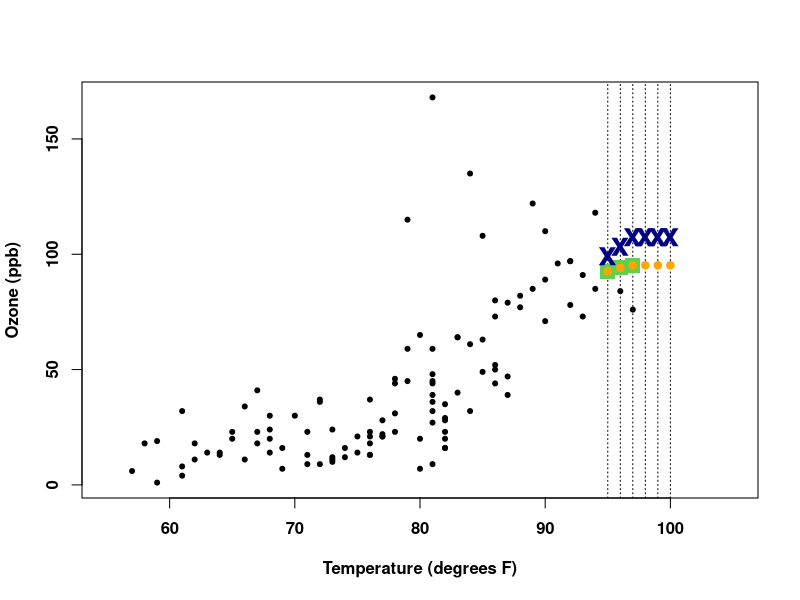
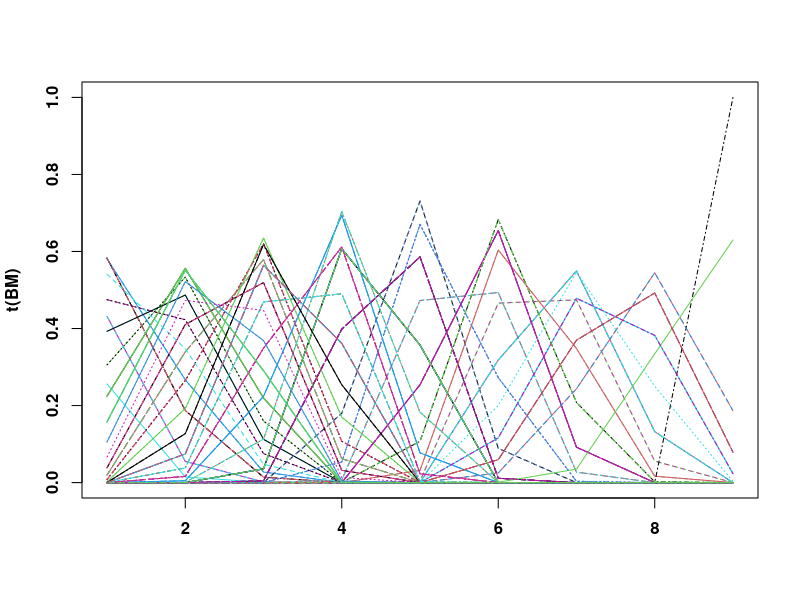
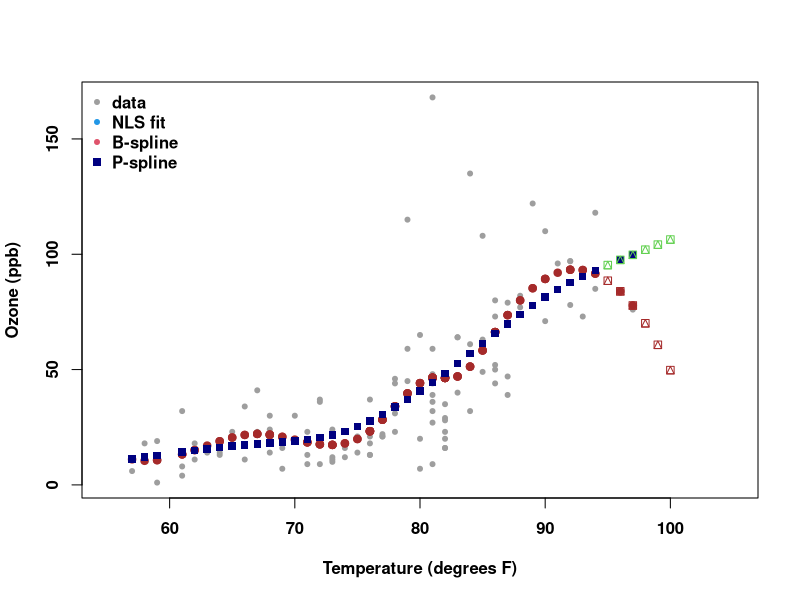
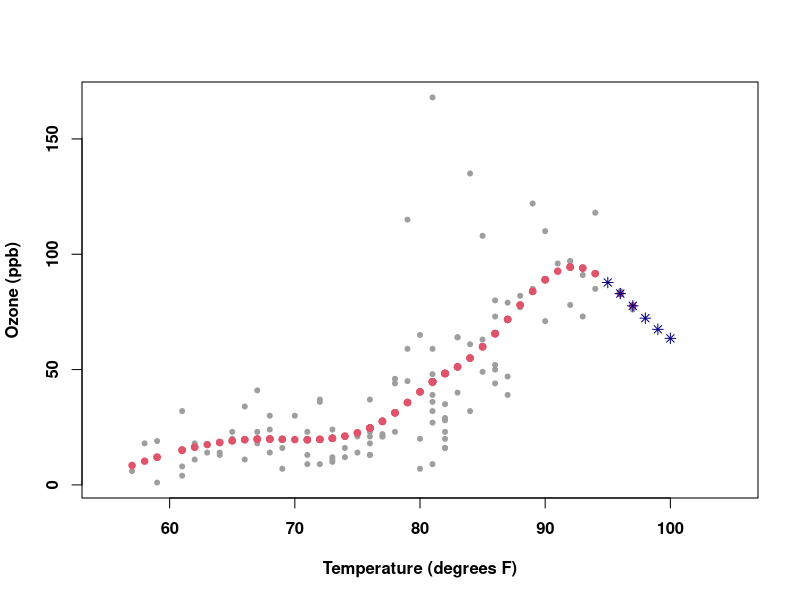
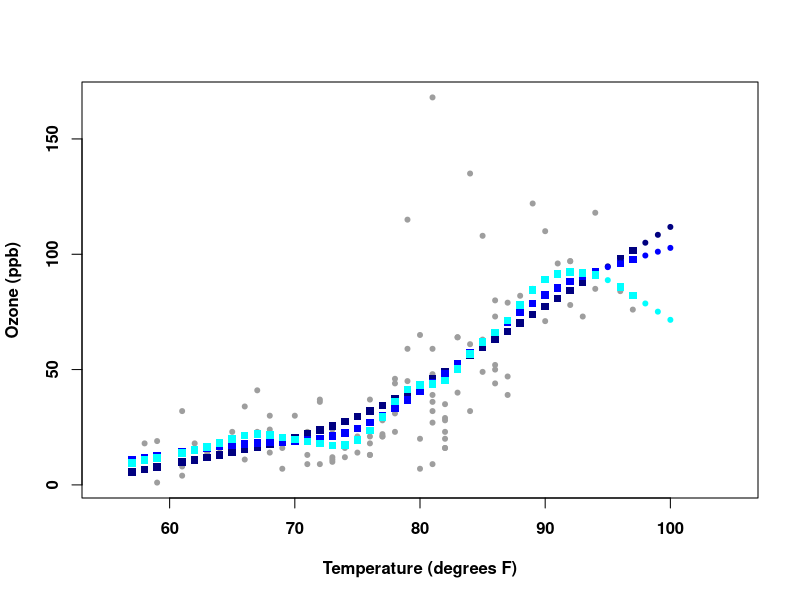
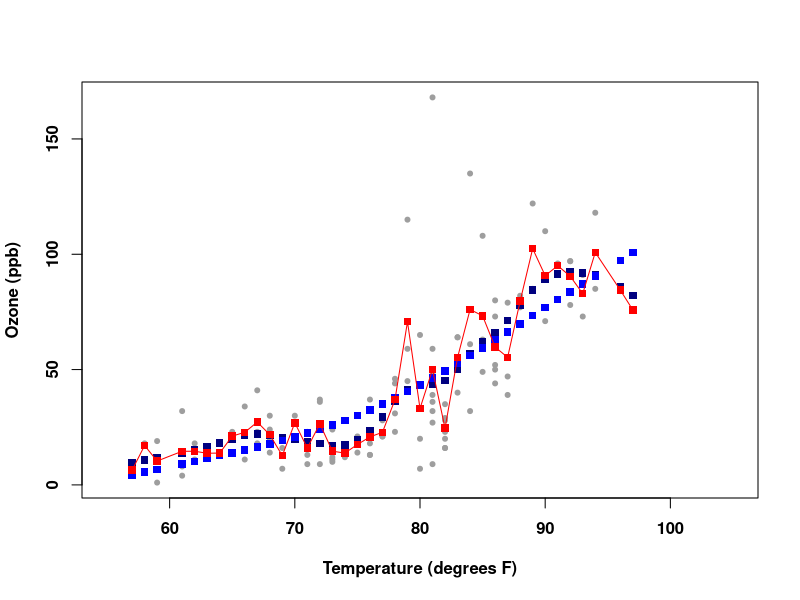

These charts were generated, in order, by the following R code:
# ---------------------------------------------------------
# ST4060/ST6040
# Eric Wolsztynski, UCC
# B- and P-splines
# ---------------------------------------------------------

rm(list=ls())

# ------------------------------------------------------------
# Example dataset: airquality
dat = na.omit(airquality)
x = dat$Temp
y = dat$Ozone
par(font=2, font.lab=2, font.axis=2) # use bold fonts in figure
plot(x, y, pch=20, xlab="Temperature (degrees F)", ylab="Ozone (ppb)",
	xlim=c(55,105))

# NB: how to predict from the regression polynomial:
newx = seq(95,100,by=1)
class(newx)
abline(v=newx, col=1, lty=3)

# ?predict.loess	 # exists...
lo = loess(y~x)
pred.lo = predict(lo, newdata=data.frame(x=newx))
points(newx, pred.lo, pch=15, col=3, cex=2)

# ?predict.lowess  # does NOT exist! (we'd have to use approx() to interpolate)
low = lowess(x, y)
pred.low = approx(low$x, low$y, xout=newx, rule=2)$y
points(newx, pred.low, pch='x', col='navy', cex=2)

# extrapolating the loess output:
interp.lo = approx(x=lo$x, y=lo$fitted, xout=newx, rule=2)$y 
points(newx, interp.lo, pch=20, col='orange', cex=1.5)

#### Using B-splines
library(splines) # contains function bs()
#
# we can compute a B-spline:
KN = quantile(x, c(0.15,0.40, 0.60, 0.70, 0.80, 0.90))
BM = bs(x, knots=KN)
B.spline = lm(y~BM) 
matplot(t(BM),t='l')
# how to predict from the B-spline:
newBM = predict(BM, newx)
pred.bspline = predict(B.spline, newdata=as.data.frame(newBM)) # nope
B.spline = lm(y~., data=as.data.frame(BM))
pred.bspline = predict(B.spline, newdata=as.data.frame(newBM))
#
# or a P-spline:
P.spline = smooth.spline(x, y, cv=TRUE)  # just ignore that warning message :)
# how to predict from the P-spline:
pred.pspline = predict(P.spline, x=newx)

# check it out:
plot(x, y, pch=20, col=8, xlab="Temperature (degrees F)", ylab="Ozone (ppb)",
	xlim=c(55,105))
points(x, fitted(B.spline), pch=20, col='brown', cex=1.5)
points(x, fitted(P.spline), pch=15, col='navy')
legend("topleft", legend=c("data","NLS fit","B-spline","P-spline"), 
       col=c(8,4,2,'navy'), pch=c(20,20,20,15), bty='n')
points(newx,pred.bspline, col='brown', pch=14)
points(pred.pspline, col=3, pch=14)

# ------------------------------------------------------------------
# NOTE: control on B-spline
KN = quantile(x, c(0.1, 0.4, 0.7))
KN = quantile(x, c(0.05, 0.10, 0.20, 0.23, 0.45, 0.65, 0.95))
KN = quantile(x, c(0.15,0.45, 0.65, 0.95))
KN = quantile(x, c(0.15,0.45, 0.65, 0.95, 0.99))
KN = quantile(x, c(0.15,0.45, 0.65, 0.70, 0.85, 0.91)) # *
KN = quantile(x, c(0.15,0.45, 0.65, 0.70, 0.85, 0.92))
KN = quantile(x, c(0.15,0.45, 0.65, 0.70, 0.85, 0.93))

BM = bs(x, knots=KN)
B.spline.df = lm(y~., data=as.data.frame(BM))
newBM = predict(BM, newx)
pred.bspline = predict(B.spline.df, newdata=as.data.frame(newBM))
#
plot(x, y, pch=20, col=8, 
	xlab="Temperature (degrees F)", ylab="Ozone (ppb)",
	xlim=c(55,105))
points(x, fitted(B.spline.df), pch=20, col=2, cex=1.3)
lines(newx, pred.bspline, col='navy', pch=8, t='b')

# ------------------------------------------------------------------
# NOTE: control degrees of freedom in P-splines

P.spline3 = smooth.spline(x, y, df=3)
P.spline5 = smooth.spline(x, y, df=5)
P.spline10 = smooth.spline(x, y, df=10)
pred3 = predict(P.spline3, x=newx)
pred5 = predict(P.spline5, x=newx)
pred10 = predict(P.spline10, x=newx)
#
plot(x, y, pch=20, col=8, 
	xlab="Temperature (degrees F)", ylab="Ozone (ppb)",
	xlim=c(55,105))
points(x, fitted(P.spline3), pch=15, col='navy')
points(x, fitted(P.spline5), pch=15, col='blue')
points(x, fitted(P.spline10), pch=15, col='cyan')
points(pred3, col='navy', pch=20)
points(pred5, col='blue', pch=20)
points(pred10, col='cyan', pch=20)

# NOTE: control smoothness (ie penalty) parameter in P-splines

P.spline10a = smooth.spline(x, y, df=10)
P.spline10b = smooth.spline(x, y, df=10, spar=.9)
P.spline10c = smooth.spline(x, y, df=10, spar=.1)
#
plot(x, y, pch=20, col=8, 
	xlab="Temperature (degrees F)", ylab="Ozone (ppb)",
	xlim=c(55,105))
points(x, fitted(P.spline10a), pch=15, col='navy')
points(x, fitted(P.spline10b), pch=15, col='blue')
points(x, fitted(P.spline10c), pch=15, col='red')
# plot the latter as a curve (requires re-ordering the points):
is = order(x)
xs = x[is]
lines(xs, fitted(P.spline10c)[is], pch=15, col='red')
